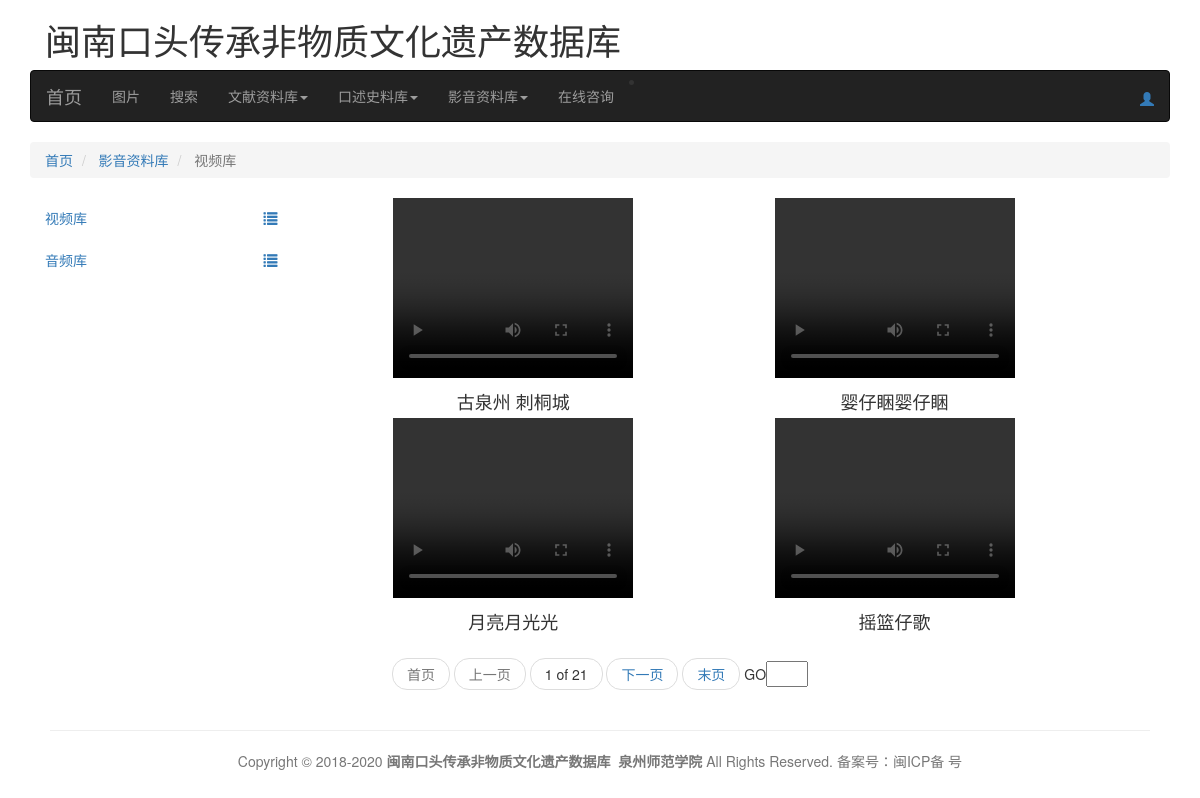
Before: /audiovisual/video/ with the older database file.
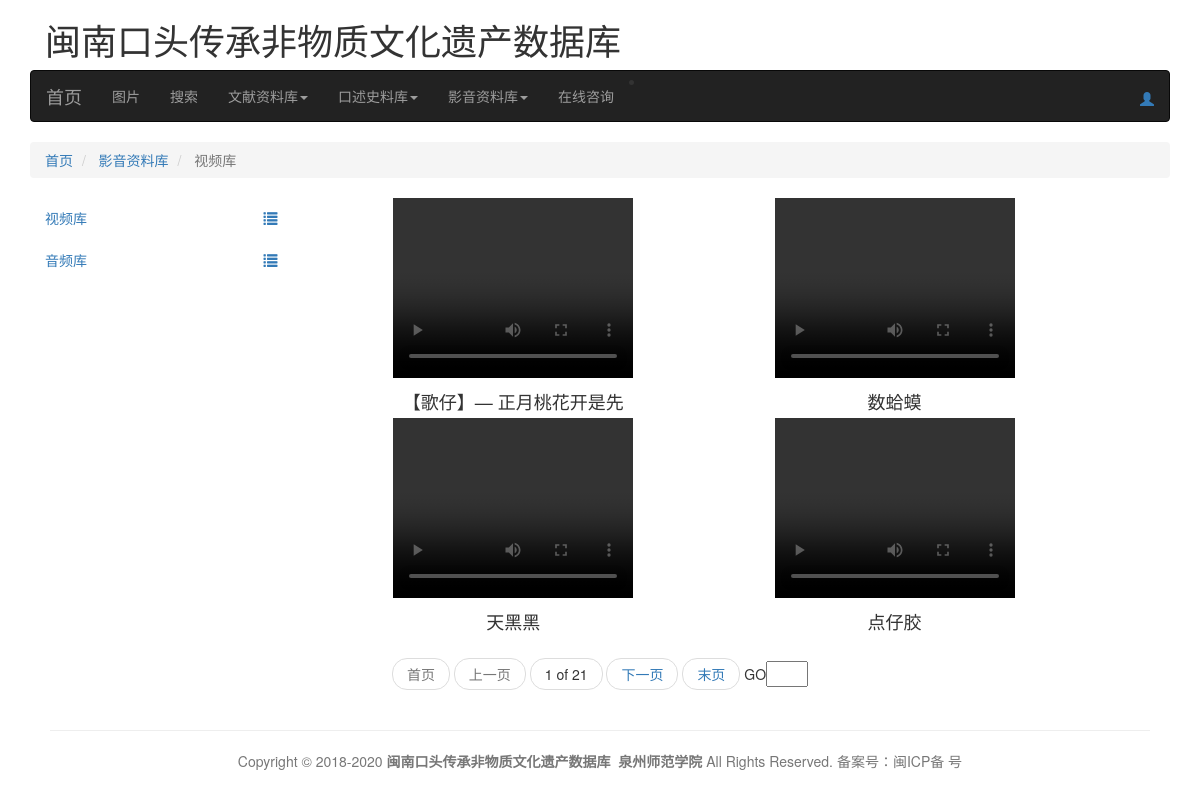
After: the same page with the newer database file.
### AudiovisualDB/models.py (models this page shows, shortened)
class Video(models.Model):#视频数据模型
    TYPE_CHOICE = \
        (
            ('XQ', '戏曲'),
            ('TY', '闽南童谣'),
            ('SJ','念四句'),
            ('SG','山歌'),
            ('CT','古泉州刺桐史'),
        )
    TypeOf = models.CharField(max_length=2, choices=TYPE_CHOICE, default='XQ', verbose_name='视频分类')
    Title = models.CharField(max_length=200,verbose_name='视频名称')
    FilePath = models.FileField(upload_to='VIDEO/%Y/%m', verbose_name='上传本地视频文件')
    UpdateTime = models.DateTimeField(auto_now=True)
    class Meta:
        ordering = ['-UpdateTime']
        verbose_name_plural = '视频资源表'
        verbose_name = "视频资源表"

### AudiovisualDB/views.py (the view)
# urls.py: path('video/',video,name='video'),#戏曲文本
def video(request):
    list = Video.objects.all()
    page = request.GET.get('page')
    paginator = Paginator(list, 4)
    try:
        cur_dissertation = paginator.page(page)
    except PageNotAnInteger:
        cur_dissertation = paginator.page(1)
    except EmptyPage:
        cur_dissertation = paginator.page(paginator.num_pages)
    return render(request,'audiovisualdb/video.html',{'cur_dissertation':cur_dissertation,})

### template/audiovisualdb/video.html (shortened to what the changed rows need)
{% extends "base.html" %}
{% load staticfiles %}
{% block content %}
    <div class="container">
        <div class="row">
            <div>
                <div class="col-sm-9">
                    {% block document_content %}
                        {% for item in cur_dissertation %}
                            <div class="container" style="height: 220px;width:45%;float:left;">
                                <div class="row" style="text-align: center;">
                                     <video width="240" height="180" controls>
                                         <source src="{{ MEDIA_URL }}{{ item.FilePath }}" type="video/mp4">
                                     </video>
                                </div>
                                <div class="row">
                                    <h4 style="text-align: center;margin-bottom: 0px;">{{ item.Title }}</h4>
                                </div>
                            </div>
                        {% empty %}
                            暂无视频资料！
                        {% endfor %}
                    {% endblock %}
                </div>
            </div>
        </div>
    </div>
{% endblock %}

Changed rows visible on the page:
no longer on this page (row unchanged): Video: Title "古泉州 刺桐城"
no longer on this page (row edited): Video: Title "婴仔睏婴仔睏"
no longer on this page (row unchanged): Video: Title "月亮月光光"
no longer on this page (row unchanged): Video: Title "摇篮仔歌"
now on this page (row edited): Video: Title "【歌仔】— 正月桃花开是先"
now on this page (row edited): Video: Title "数蛤蟆"
now on this page (row edited): Video: Title "天黑黑"
now on this page (row edited): Video: Title "点仔胶"
